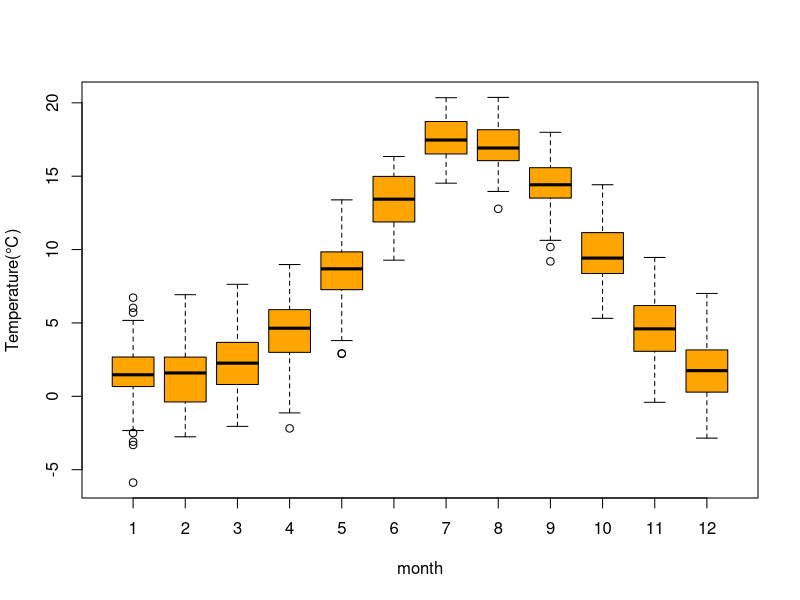
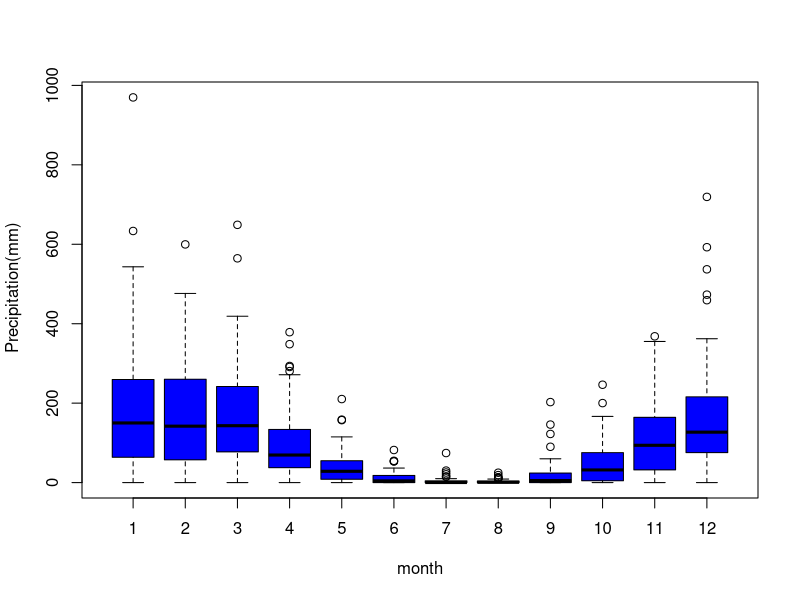
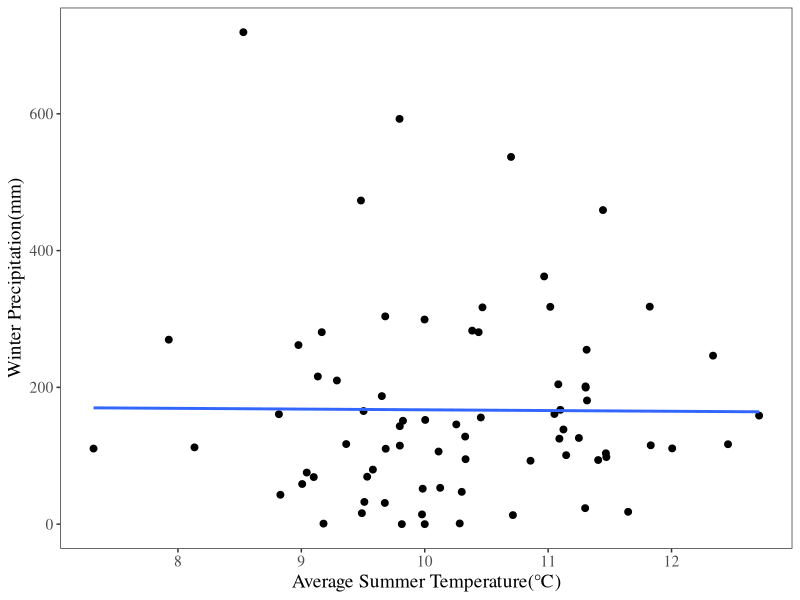

R code for these plots, in order:
## ---- chunk 1
clim = read.table("clim.txt", header=TRUE)
Aggdata <- aggregate(clim, by=list(clim$month, clim$year), FUN="mean")
Aggdata$Tmean <- (Aggdata$tmax+Aggdata$tmin)/2
boxplot(Aggdata$Tmean ~ Aggdata$month, ylab="Temperature(℃)", xlab="month", col="orange")
## ---- chunk 2
clim2 <- clim[,2:7]
Aggrain <- aggregate(clim2, by=list(clim2$month, clim2$year), FUN="sum")
boxplot(Aggrain$rain~Aggrain$Group.1, ylab=" Precipitation(mm)", xlab="month", col="blue")
## ---- chunk 3
# Aggregate precipitation by year 
Aggdata2 <- aggregate(clim2, by=list(clim2$year), FUN="sum")

# what is the wettest year (total precipitation per year)
Wetyear=which.max(Aggdata2$rain)
Aggdata2[Wetyear,c("Group.1","rain")]
Aggdata2$year= as.integer(Aggdata2$Group.1)
Aggdata2$rain = as.integer(Aggdata2$rain)
Aggdata2[Wetyear,c("year","rain")]
## ---- chunk 4
# what is the driest year (total precipitation per year)
Dryyear=which.min(Aggdata2$rain)
Aggdata2[Dryyear,c("Group.1","rain")]
Aggdata2[Dryyear,c("year","rain")]

## ---- chunk 5
clim2$Season <- ifelse(clim2$month <= 5 & clim2$month >= 3, 1, ifelse(clim2$month <= 8, 2,(ifelse(clim2$month <= 11, 3, 4))))
## ---- chunk 6
Aggdata4 <- aggregate(clim2, by=list(clim2$Season, clim2$year), FUN="sum")
Seasonagg <- Aggdata4[,c(1,2,5)]
colnames(Seasonagg) <- c("Season", "year", "rain")
Aggdata3 <-aggregate(Seasonagg, by=list(Seasonagg$Season), FUN="mean")
Wetseason = which.max(Aggdata3$rain)
Aggdata3[Wetseason,c("Group.1","rain")]
Aggdata3$rain = as.integer(Aggdata3$rain)
Aggdata3[Wetseason,c("Season","rain")]

## ---- chunk 7
Dryseason = which.min(Aggdata3$rain)
Aggdata3[Dryseason,c("Group.1","rain")]
Aggdata3$rain = as.integer(Aggdata3$rain)
Aggdata3[Dryseason,c("Season","rain")]
## ---- chunk 8

Aggdata5 <- aggregate(clim2, by=list(clim2$Season, clim2$year), FUN="mean")
Aggdata5$Tmean <- (Aggdata5$tmax + Aggdata5$tmin)/2
Summertem <- subset(Aggdata5, Season == 2)
Winterrain <- subset(Seasonagg, Season == 4)
Reltemrain <- merge(Summertem, Winterrain,by="year")

library(ggplot2)
ggplot(Reltemrain, aes(Tmean,rain.y))+
  geom_point(size=2)+ # creat scatter plot, and dot as blank circles
  geom_smooth(method="lm", se=FALSE)+ # creat a trend line
  xlab("Average Summer Temperature(℃)")+
  ylab("Winter Precipitation(mm)") +
  theme_bw() +
  theme(text=element_text(family ="Times", size=14), panel.grid.major = element_blank(),panel.grid.minor = element_blank())

lmtemrain <- lm(rain.y ~ Tmean, data=Reltemrain)
summary(lmtemrain) 


